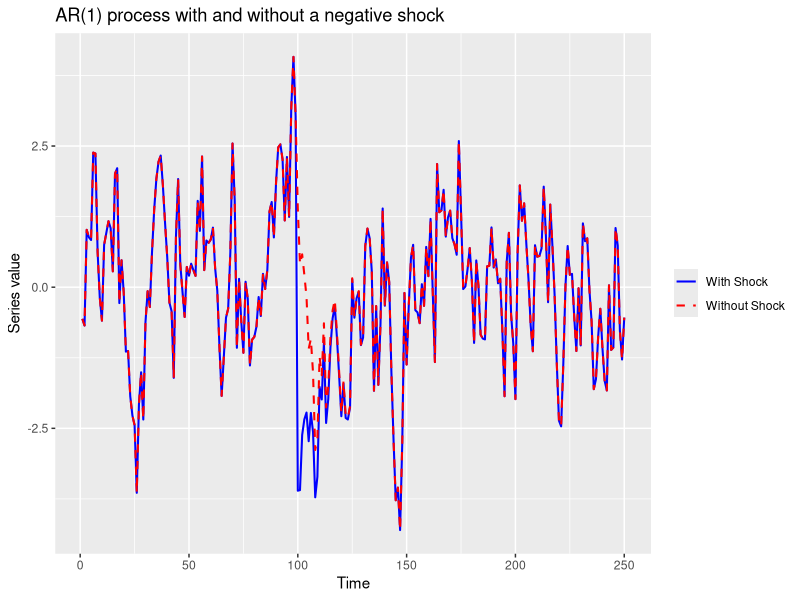
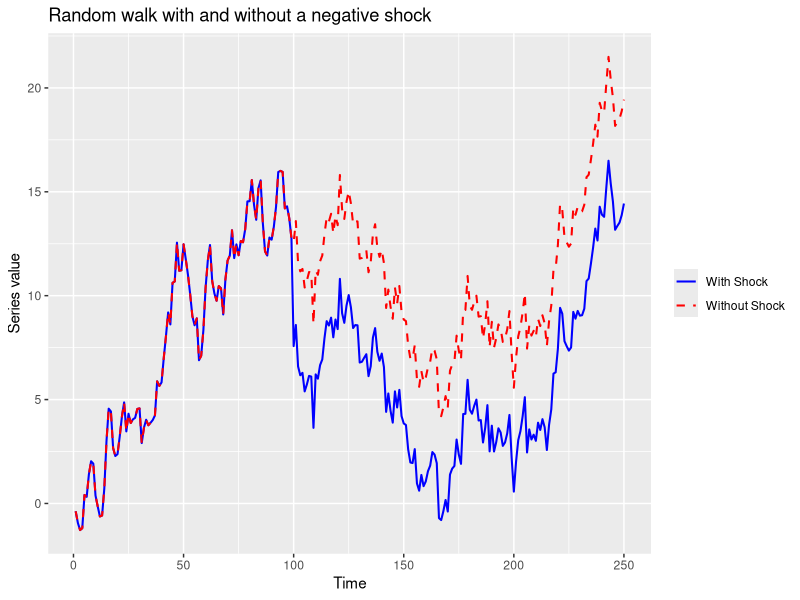

The R source for these figures, in order:
## =====================================================
## 1. Prepare environment & set working directory
## =====================================================

# Load packages
library(ggplot2)

# Set working directory (optional for RStudio users)
if (requireNamespace("rstudioapi", quietly = TRUE)) {
  setwd(dirname(rstudioapi::getActiveDocumentContext()$path))
}

## =====================================================
## 2. Simulate AR(1) process with and without a shock
## =====================================================

set.seed(123)

n      <- 250               # number of observations
phi    <- 0.8               # AR(1) coefficient
shock_t <- 100              # time of the negative shock
shock_size <- -5            # size of the shock

# Innovations (same for both series)
eps_ar <- rnorm(n)

# AR(1) without shock
Y_ar_noshock <- numeric(n)
Y_ar_noshock[1] <- eps_ar[1]
for (t in 2:n) {
  Y_ar_noshock[t] <- phi * Y_ar_noshock[t - 1] + eps_ar[t]
}

# AR(1) with a negative shock at time shock_t
Y_ar_shock <- numeric(n)
Y_ar_shock[1] <- eps_ar[1]
for (t in 2:n) {
  e_t <- eps_ar[t]
  if (t == shock_t) e_t <- e_t + shock_size
  Y_ar_shock[t] <- phi * Y_ar_shock[t - 1] + e_t
}

# Data frame for plotting
df_ar <- data.frame(
  Time  = rep(1:n, times = 2),
  Value = c(Y_ar_shock, Y_ar_noshock),
  Series = factor(rep(c("With Shock", "Without Shock"),
                      each = n))
)

## =====================================================
## 3. Plot AR(1) process with and without a negative shock
## =====================================================

p_ar <- ggplot(df_ar, aes(x = Time, y = Value, colour = Series, linetype = Series)) +
  geom_line(linewidth = 0.7) +
  scale_colour_manual(values = c("With Shock" = "blue",
                                 "Without Shock" = "red")) +
  scale_linetype_manual(values = c("With Shock" = "solid",
                                   "Without Shock" = "dashed")) +
  labs(title = "AR(1) process with and without a negative shock",
       x = "Time",
       y = "Series value") + 
  theme(legend.title = element_blank())

ggsave("ar1_comparison_plot.png", p_ar,
       width = 6, height = 4, dpi = 300)

## =====================================================
## 4. Simulate random walk with and without a shock
## =====================================================

# Innovations (same for both series)
eps_rw <- rnorm(n)

# Random walk without shock: X_t = X_{t-1} + eps_t
X_rw_noshock <- numeric(n)
X_rw_noshock[1] <- eps_rw[1]
for (t in 2:n) {
  X_rw_noshock[t] <- X_rw_noshock[t - 1] + eps_rw[t]
}

# Random walk with a negative shock at time shock_t
X_rw_shock <- numeric(n)
X_rw_shock[1] <- eps_rw[1]
for (t in 2:n) {
  e_t <- eps_rw[t]
  if (t == shock_t) e_t <- e_t + shock_size
  X_rw_shock[t] <- X_rw_shock[t - 1] + e_t
}

df_rw <- data.frame(
  Time  = rep(1:n, times = 2),
  Value = c(X_rw_shock, X_rw_noshock),
  Series = factor(rep(c("With Shock", "Without Shock"),
                      each = n))
)

## =====================================================
## 5. Plot random walk with and without a negative shock
## =====================================================

p_rw <- ggplot(df_rw, aes(x = Time, y = Value, colour = Series, linetype = Series)) +
  geom_line(linewidth = 0.7) +
  scale_colour_manual(values = c("With Shock" = "blue",
                                 "Without Shock" = "red")) +
  scale_linetype_manual(values = c("With Shock" = "solid",
                                   "Without Shock" = "dashed")) +
  labs(title = "Random walk with and without a negative shock",
       x = "Time",
       y = "Series value") +
  theme(legend.title = element_blank())

ggsave("rw_comparison_plot.png", p_rw,
       width = 6, height = 4, dpi = 300)
